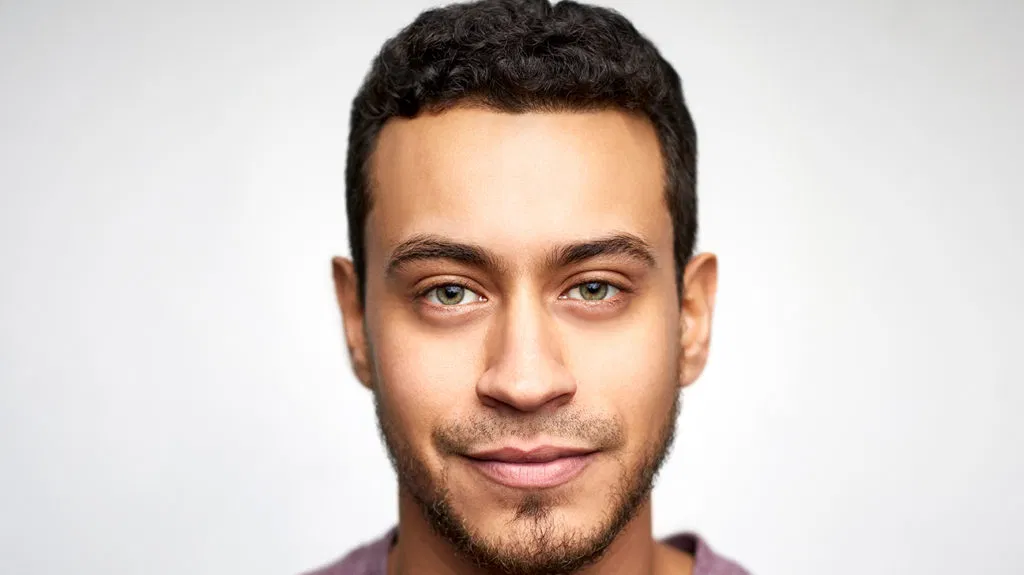
#> input picture face.webp, 1024 x 575 px
$ python main.py
#> lines starting #> are read from the running program, lines starting #| are printed output that depends on the picture; after the words box and inside, x2 and y2 are one past the last pixel; in counts of white or black regions, pixels touching at a corner belong together
import cv2 as cv
import matplotlib.pyplot as plt
import numpy as np

def resize_pic(frame, scale=0.7):
    width = int(frame.shape[1] * scale)
    height = int(frame.shape[0] * scale)
    dimension = (width,height)
    return cv.resize(frame, dimension, interpolation=cv.INTER_AREA)

img = cv.imread('face.webp')
#> img is the input picture: shape (575, 1024, 3); mean B, G, R 193.6, 200.3, 213
resize = resize_pic(img)
gray = cv.cvtColor(resize, cv.COLOR_BGR2GRAY)
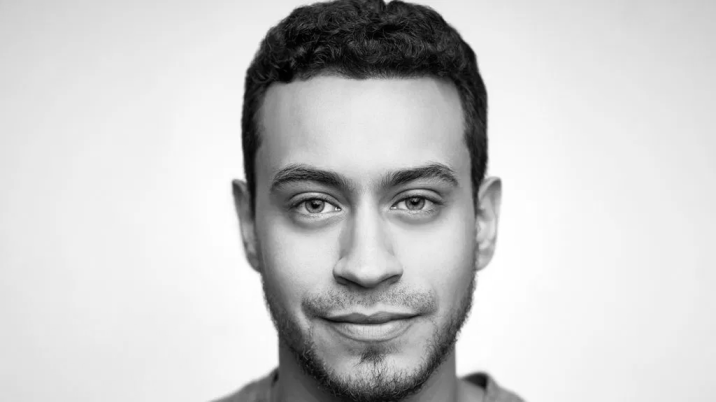
#> gray: shape (402, 716); min 0, max 255, mean 203.3
rgb = cv.cvtColor(gray, cv.COLOR_BGR2RGB)


cv.imshow('img', rgb)


lap = cv.Laplacian(gray, cv.CV_64F)
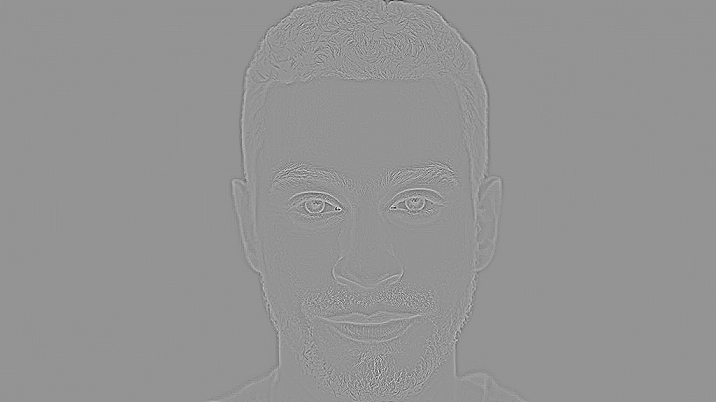
#> lap: shape (402, 716) float64; min -251, max 181, mean 0; drawn with min black and max white
lap = np.uint8(np.absolute(lap))
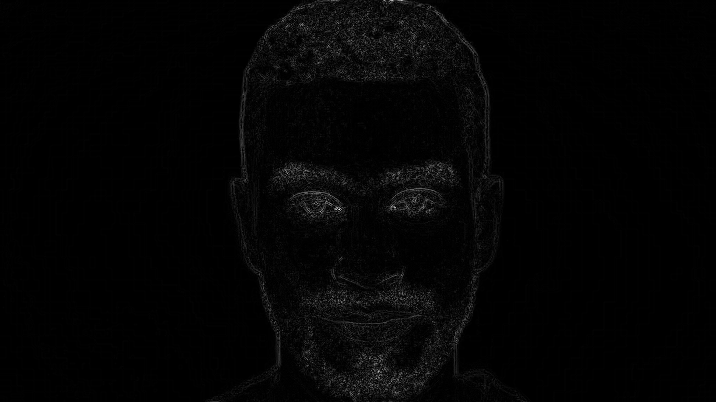
#> lap: shape (402, 716); min 0, max 251, mean 3.9
cv.imshow('lap', lap)
threshold, thresh = cv.threshold(gray, 100, 255, cv.THRESH_BINARY_INV)
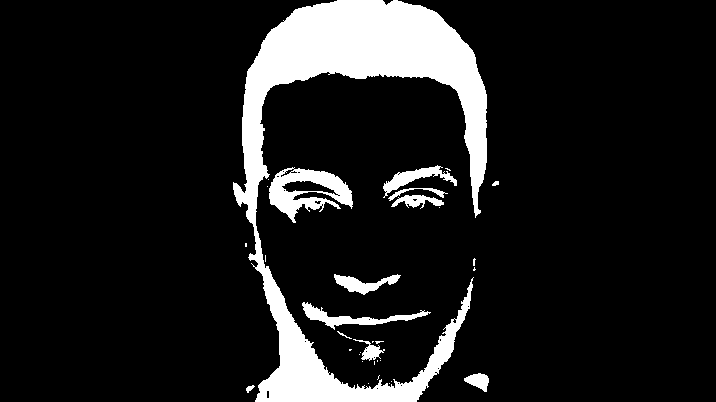
#> thresh: shape (402, 716); 11.6% white; 33 white regions (21 under 20 px), largest, box (x1, y1, x2, y2) and area: (233, 0, 487, 402) 27623, (269, 167, 353, 223) 2228, (302, 302, 431, 330) 934
cv.imshow('threshold', thresh)

plt.figure()
plt.title('histogram')
plt.xlabel('bins')
plt.ylabel('# of pixels')
color = ('b','g','r')

for i,col in enumerate(color):
    hist = cv.calcHist([img], [i], None, [256], [0, 256])
    plt.plot(hist, color=col)
    plt.xlim([0, 256])

plt.show()
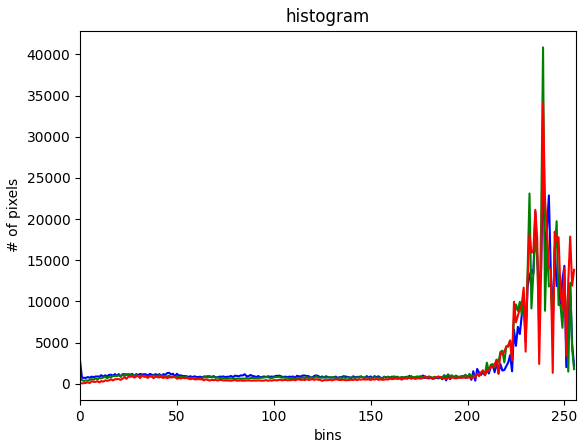
#> figure drawn by matplotlib, 1 panel; curve peaks at x = 239, y = 26299; curve peaks at x = 239, y = 40845; curve peaks at x = 239, y = 34093


resized = resize_pic(img)
rgb = cv.cvtColor(resized, cv.COLOR_BGR2RGB)

plt.imshow(rgb)
plt.show()

cv.waitKey(0)
